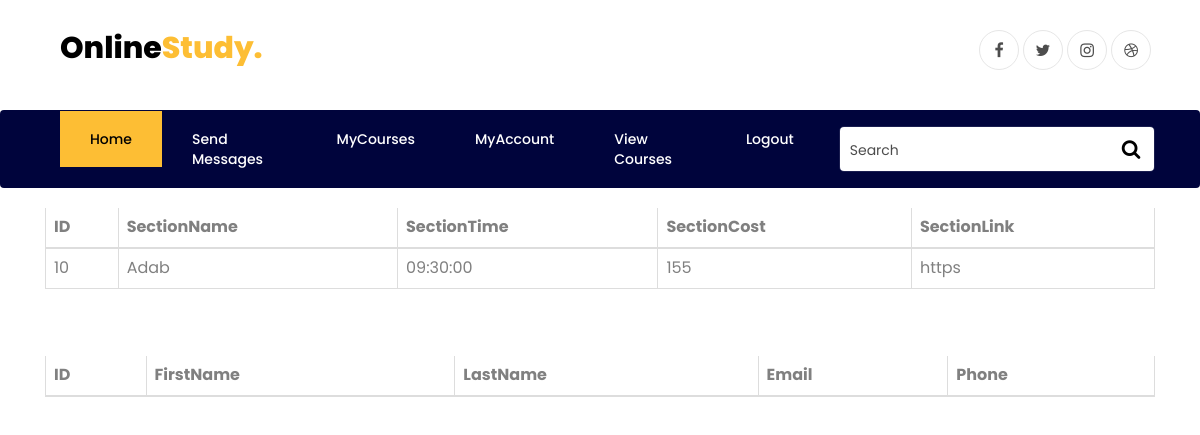
The page /viewcourses.php?id=42 (signed in) on the database its author committed.
### tables this page shows
CREATE TABLE `Section` (
  `ID` int(11) NOT NULL,
  `SectionName` varchar(255) NOT NULL,
  `SectionTime` time NOT NULL,
  `SectionCost` int(11) NOT NULL,
  `SectionLink` varchar(255) NOT NULL,
  `CourseID` int(11) NOT NULL
);

### app/view/View.php (called while the page is built, shortened)
<?php
abstract class  View{
    public function __construct($controller, $model) {
        $this->model = $model;
    }
}?>

### app/db/Dbh.php (called while the page is built, shortened)
<?php
  class Dbh{
      private $servername;
      private $username;
      private $password;
      private $dbname;
      private $conn;
      function __construct() {
          $this->servername = DB_SERVER;
          $this->username = DB_USER;
          $this->password = DB_PASS;
          $this->dbname = DB_DATABASE;
      }
      public function connect(){
          $this->conn = new mysqli($this->servername, $this->username, $this->password, $this->dbname);
          return $this->conn;
      }
      function query($sql){
          if (!empty($sql)){
              $this->result = $this->conn->query($sql);
              return $this->result;
          }
          else{
              return false;
          }
      }
  }
  ?>

### app/model/CourseModel.php (called while the page is built, shortened)
<?php
require_once(__ROOT__ . "model/SectionModel.php");
class Course extends Model{
          function setCourseName($coursename) {
            return $this->coursename = $coursename;
          }
          function setCourseDescription($coursedescription) {
            return $this->coursedescription =$coursedescription;
          }
          function setCourseID($courseid) {
            return $this->courseid = $courseid;
          }
          function setCourseType($coursetype) {
            return $this->coursetype = $coursetype;
          }
          function setCourseCost($coursecost) {
            return $this->coursecost = $coursecost;
          }
          function setCourseWeeks($courseweeks) {
            return $this->courseweeks = $courseweeks;
          }
          function setCourseHours($coursehours) {
            return $this->coursehours = $coursehours;
          }
          function setStart($startdate) {
            return $this->startdate = $startdate;
          }
          function setEnd($enddate) {
            return $this->enddate = $enddate;
          }
          function setID($id){
            return $this->id =$id;
          }
          function getCourses(){
            $sql = "SELECT *,Course.ID as cid FROM Course INNER Join Course_Duration
            ON Course.ID = Course_Duration.CourseID" ;
            $dbh = new Dbh();
            $section = new Section();
            $result = $dbh->query($sql);
            $courses = array();
            while($row=mysqli_fetch_assoc($result)){
              $course = new Course();
              $course->setID($row['cid']);
              $course->setCourseID($row['CourseID']);
              $course->setCourseName($row['CourseName']);
              $course->setCourseType($row['CourseType']);
              $course->setCourseCost($row['CourseCost']);
              $course->setCourseDescription($row['CourseDescription']);
              $course->setCourseWeeks($row['CourseWeeks']);
              $course->setCourseHours($row['CourseHours']);
              $course->setStart($row['StartDate']);
              $course->setEnd($row['End_Date']);
              $course->setAllSections($section->getCourseSections($row['cid']));
              $courses[$row['cid']] = $course;
            }
            return $courses;
          }
}
?>

### app/model/SectionModel.php (called while the page is built, shortened)
<?php
class Section extends Model{
          function setSectionname($sectionname) {
            return $this->sectionname = $sectionname;
          }
          function setSectioncost($sectioncost) {
            return $this->sectioncost = $sectioncost;
          }
          function setSectiontime($sectiontime) {
            return $this->sectiontime = $sectiontime;
          }
          function setSectionlink($sectionlink) {
            return $this->sectionlink = $sectionlink;
          }
          function setID($id){
            return $this->id = $id;
          }
          function getCourseSections($id){
            $sql = "SELECT * FROM Section where CourseID=$id" ;
            $dbh = new Dbh();
            $result = $dbh->query($sql);
            $sections= array();
            while($row=mysqli_fetch_assoc($result)){
              $section = new Section();
              $section->setID($row['ID']);
              $section->setSectionname($row['SectionName']);
              $section->setSectiontime($row['SectionTime']);
              $section->setSectioncost($row['SectionCost']);
              $section->setSectionlink($row['SectionLink']);
              $section->setAllStudents($this->getSectionStudents($row['ID']));
              $section->setTeacher($this->getSectionTeacher($row['ID']));
              $sections[] = $section;
            }
            return $sections;
          }
          function getSectionStudents($id){
            $sql = "SELECT * FROM Student Inner Join User ON Student.Student_ID=User.ID where Section_ID = $id" ;
            $dbh = new Dbh();
            $result = $dbh->query($sql);
            $students= array();
            while($row=mysqli_fetch_assoc($result)){
              $student = new Student();
              $student->setID($row['ID']);
              $student->setFirstName($row['FirstName']);
              $student->setLastName($row['LastName']);
              $student->setEmail($row['Email']);
              $student->setPassword($row['Password']);
              $student->setPhone($row['Phone']);
              $student->setAttendence($row['Attendence']);
              $students[$row['ID']] = $student;
            }
            return $students;
          }
          function getSectionTeacher($id){
            $sql = "SELECT * FROM Teacher Inner Join User ON Teacher.Teacher_ID=User.ID where Section_ID = $id" ;
            $dbh = new Dbh();
            $result = $dbh->query($sql);
            $teacher = new Teacher();
            while($row=mysqli_fetch_assoc($result)){
              $teacher->setID($row['ID']);
              $teacher->setFirstName($row['FirstName']);
              $teacher->setLastName($row['LastName']);
              $teacher->setEmail($row['Email']);
              $teacher->setImage($row['Image']);
              $teacher->setPassword($row['Password']);
              $teacher->setPhone($row['Phone']);
              $teacher->setCareer($row['Career']);
              $teacher->setExperience($row['Experience']);
            }
            return $teacher;
          }
        }
?>

### app/model/UserModel.php (called while the page is built, shortened)
<?php
class User extends Model{
  function setFirstName($fname){
    return $this->fname = $fname;
  }
  function setLastName($lname){
    return $this->lname = $lname;
  }
  function setEmail($email) {
    return $this->email = $email;
  }
}

### app/view/ViewTables.php (the view, shortened to what this page needs)
<?php
require_once("View.php");
class ViewTable extends View{
    public function CoursesSections(){
        $id=$_GET['id'];
        $str = "";
        $courses = $this->model->getCourses();
        foreach($courses[$id]->getSections() as $section){
            $str= $str . '<tr>'.
            '<td>' . $section->getID()."</td>".
            '<td>' . $section->getSectionName()."</td>".
            '<td>' . $section->getSectionTime()."</td>".
            '<td>' . $section->getSectionCost()."</td>".
            '<td>' . $section->getSectionLink()."</td>".
            $str.='</tr>';
    }
        return $str;
}
}?>

### rows shown on the page
section: ID "10", SectionName "Adab", SectionTime "09:30:00", SectionCost "155", SectionLink "https"
